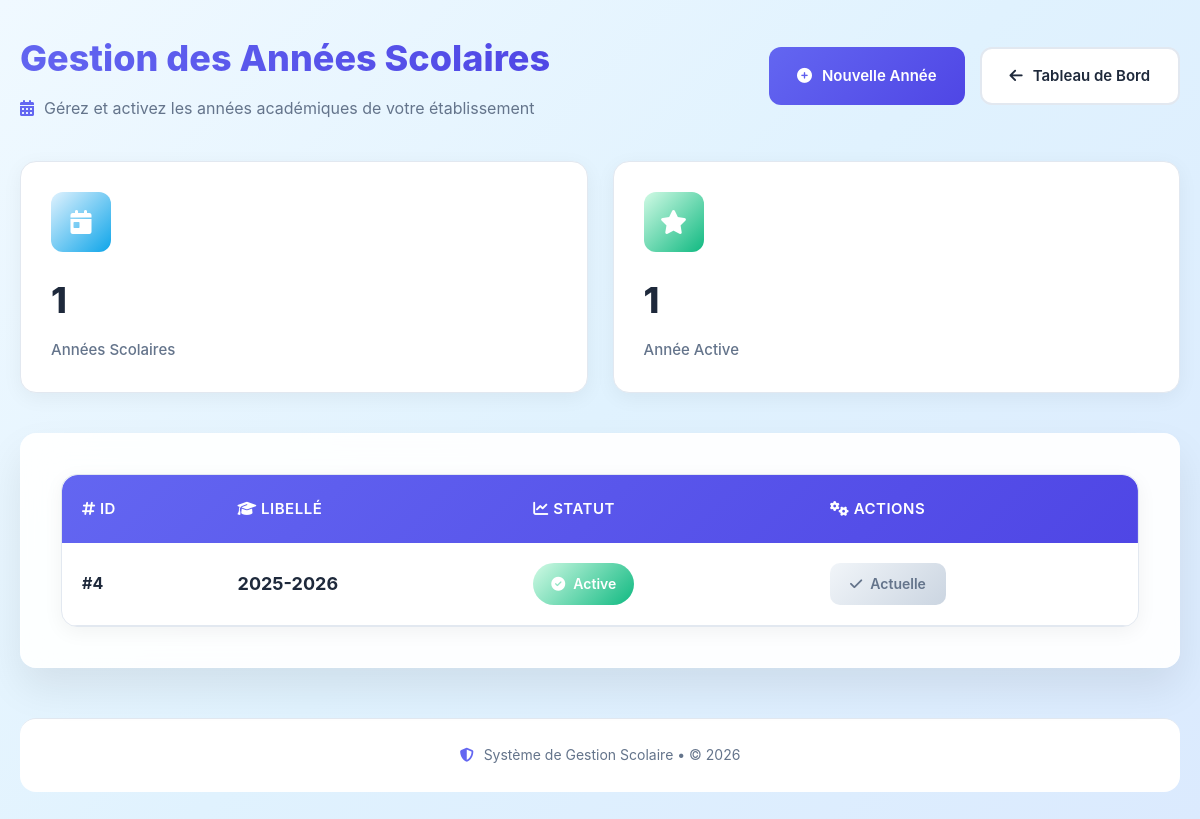
/Ecole/annees/activer.php (signed in), run on the app's committed database.
### tables this page shows
CREATE TABLE `annees_scolaires` (
  `id` int(11) NOT NULL,
  `libelle` varchar(20) NOT NULL,
  `active` tinyint(1) DEFAULT 0
);

### Ecole/annees/activer.php (the view, shortened to what this page needs)
<?php
require_once '../config/database.php';
$stmt = $pdo->query("SELECT * FROM annees_scolaires ORDER BY id ASC");
$annees = $stmt->fetchAll();
?>
<!DOCTYPE html>
<html lang="fr">
<head>
    <link rel="stylesheet" href="https://cdnjs.cloudflare.com/ajax/libs/font-awesome/6.4.0/css/all.min.css">
</head>
<body>
    <div class="container">
        <div class="header">
            <div class="header-content">
                <h1>Gestion des Années Scolaires</h1>
                <p>
                    <i class="fas fa-calendar-alt"></i>
                    Gérez et activez les années académiques de votre établissement
                </p>
            </div>
            <div class="action-buttons">
                <a href="ajouter.php" class="btn btn-primary">
                    <i class="fas fa-plus-circle"></i>
                    Nouvelle Année
                </a>
                <a href="../accueil.php" class="btn btn-secondary">
                    <i class="fas fa-arrow-left"></i>
                    Tableau de Bord
                </a>
            </div>
        </div>
        <?php
            $activeCount = 0;
            $totalCount = count($annees);
            foreach ($annees as $annee) {
                if ($annee['active']) $activeCount++;
            }
        ?>
        <div class="stats-cards">
            <div class="stat-card">
                <div class="stat-icon stat-total">
                    <i class="fas fa-calendar-day"></i>
                </div>
                <div class="stat-number"><?php echo $totalCount; ?></div>
                <div class="stat-label">Années Scolaires</div>
            </div>
            <div class="stat-card">
                <div class="stat-icon stat-active">
                    <i class="fas fa-star"></i>
                </div>
                <div class="stat-number"><?php echo $activeCount; ?></div>
                <div class="stat-label">Année Active</div>
            </div>
        </div>
        <div class="glass-card">
            <?php if (empty($annees)): ?>
            <div class="empty-state">
                <i class="fas fa-calendar-times"></i>
                <h3>Aucune année scolaire enregistrée</h3>
                <p>Commencez par ajouter une nouvelle année scolaire</p>
                <a href="ajouter.php" class="btn btn-primary" style="margin-top: 20px;">
                    <i class="fas fa-plus"></i>
                    Ajouter la première année
                </a>
            </div>
            <?php else: ?>
            <div class="table-container">
                <table class="table">
                    <thead>
                        <tr>
                            <th><i class="fas fa-hashtag"></i> ID</th>
                            <th><i class="fas fa-graduation-cap"></i> Libellé</th>
                            <th><i class="fas fa-chart-line"></i> Statut</th>
                            <th><i class="fas fa-cogs"></i> Actions</th>
                        </tr>
                    </thead>
                    <tbody>
                        <?php foreach ($annees as $annee): ?>
                        <tr>
                            <td><strong>#<?php echo $annee['id']; ?></strong></td>
                            <td>
                                <div style="font-size: 18px; font-weight: 700; color: var(--dark);">
                                    <?php echo htmlspecialchars($annee['libelle']); ?>
                                </div>
                            </td>
                            <td>
                                <?php if ($annee['active']): ?>
                                <span class="status-badge status-active pulse">
                                    <i class="fas fa-check-circle"></i>
                                    Active
                                </span>
                                <?php endif; ?>
                            </td>
                            <td>
                                <div class="action-buttons-cell">
                                    <?php if (!$annee['active']): ?>
                                    <a href="?activate=<?php echo $annee['id']; ?>" class="btn-action btn-activate"
                                        onclick="return confirm('Voulez-vous vraiment activer l\'année scolaire <?php echo htmlspecialchars($annee['libelle']); ?> ?')">
                                        <i class="fas fa-toggle-on"></i>
                                        Activer
                                    </a>
                                    <?php else: ?>
                                    <span class="btn-action btn-disabled">
                                        <i class="fas fa-check"></i>
                                        Actuelle
                                    </span>
                                    <?php endif; ?>
                                </div>
                            </td>
                        </tr>
                        <?php endforeach; ?>
                    </tbody>
                </table>
            </div>
            <?php endif; ?>
        </div>
        <div class="footer">
            <i class="fas fa-shield-alt"></i>
            <span>Système de Gestion Scolaire • © <?php echo date('Y'); ?></span>
        </div>
    </div>
</body>
</html>

### Ecole/annees/activer.php (style rules this page uses)
:root { --primary: #6366f1; --primary-dark: #4f46e5; --secondary: #f0f9ff; --success: #10b981; --error: #ef4444; --warning: #f59e0b; --light: #f8fafc; --dark: #1e293b; --gray: #64748b; --border: #e2e8f0; --shadow: 0 20px 40px rgba(0, 0, 0, 0.08); --radius: 16px; --transition: all 0.3s cubic-bezier(0.4, 0, 0.2, 1); }
* { margin: 0; padding: 0; box-sizing: border-box; }
body { font-family: 'Inter', system-ui, -apple-system, sans-serif; background: linear-gradient(135deg, #f0f9ff 0%, #e0f2fe 50%, #dbeafe 100%); min-height: 100vh; padding: 30px 20px; color: var(--dark); line-height: 1.6; }
.container { max-width: 1200px; margin: 0 auto; }
.header { display: flex; justify-content: space-between; align-items: center; margin-bottom: 40px; flex-wrap: wrap; gap: 20px; }
.header-content h1 { font-size: 36px; font-weight: 800; background: linear-gradient(135deg, var(--primary) 0%, var(--primary-dark) 100%); -webkit-background-clip: text; -webkit-text-fill-color: transparent; margin-bottom: 8px; }
.header-content p { color: var(--gray); font-size: 16px; display: flex; align-items: center; gap: 10px; }
.header-content p i { color: var(--primary); }
.action-buttons { display: flex; gap: 15px; }
.btn { padding: 15px 28px; border-radius: 12px; font-weight: 600; text-decoration: none; display: flex; align-items: center; gap: 10px; transition: var(--transition); border: none; cursor: pointer; font-size: 15px; }
.btn-primary { background: linear-gradient(135deg, var(--primary) 0%, var(--primary-dark) 100%); color: white; }
.btn-secondary { background: white; color: var(--dark); border: 2px solid var(--border); }
.glass-card { background: rgba(255, 255, 255, 0.92); backdrop-filter: blur(20px); border-radius: var(--radius); box-shadow: var(--shadow); padding: 40px; border: 1px solid rgba(255, 255, 255, 0.3); margin-bottom: 30px; animation: slideUp 0.6s ease-out; }
.stats-cards { display: grid; grid-template-columns: repeat(auto-fit, minmax(250px, 1fr)); gap: 25px; margin-bottom: 40px; }
.stat-card { background: white; border-radius: 16px; padding: 30px; box-shadow: 0 5px 20px rgba(0, 0, 0, 0.05); transition: var(--transition); border: 1px solid var(--border); }
.stat-icon { width: 60px; height: 60px; border-radius: 12px; display: flex; align-items: center; justify-content: center; margin-bottom: 20px; font-size: 24px; }
.stat-active { background: linear-gradient(135deg, #d1fae5, #10b981); color: white; }
.stat-total { background: linear-gradient(135deg, #e0f2fe, #0ea5e9); color: white; }
.stat-number { font-size: 36px; font-weight: 800; margin-bottom: 8px; color: var(--dark); }
.stat-label { color: var(--gray); font-size: 15px; font-weight: 500; }
.table-container { overflow-x: auto; border-radius: 16px; border: 1px solid var(--border); background: white; box-shadow: 0 5px 20px rgba(0, 0, 0, 0.05); }
.table { width: 100%; border-collapse: collapse; min-width: 800px; }
.table thead { background: linear-gradient(135deg, var(--primary) 0%, var(--primary-dark) 100%); }
.table th { padding: 22px 20px; text-align: left; color: white; font-weight: 600; font-size: 15px; text-transform: uppercase; letter-spacing: 0.5px; border: none; }
.table th:first-child { border-top-left-radius: 16px; }
.table th:last-child { border-top-right-radius: 16px; }
.table td { padding: 20px; border-bottom: 1px solid var(--border); color: var(--dark); font-weight: 500; }
.table tbody tr { transition: var(--transition); }
.status-badge { display: inline-flex; align-items: center; gap: 8px; padding: 10px 18px; border-radius: 50px; font-weight: 600; font-size: 14px; }
.status-active { background: linear-gradient(135deg, #d1fae5, #10b981); color: white; }
.action-buttons-cell { display: flex; gap: 12px; }
.btn-action { padding: 10px 20px; border-radius: 10px; font-weight: 600; text-decoration: none; display: inline-flex; align-items: center; gap: 8px; transition: var(--transition); font-size: 14px; }
.btn-disabled { background: linear-gradient(135deg, #f1f5f9, #cbd5e1); color: var(--gray); cursor: default; }
.footer { text-align: center; margin-top: 50px; padding: 25px; color: var(--gray); font-size: 14px; border-top: 1px solid var(--border); background: white; border-radius: 16px; display: flex; align-items: center; justify-content: center; gap: 10px; }
.footer i { color: var(--primary); }
.pulse { animation: pulse 2s infinite; }

### data on the page
annees_scolaires: id "4", libelle "2025-2026", active 1 (drawn)

### other printed values
$totalCount "1"
$activeCount "1"
